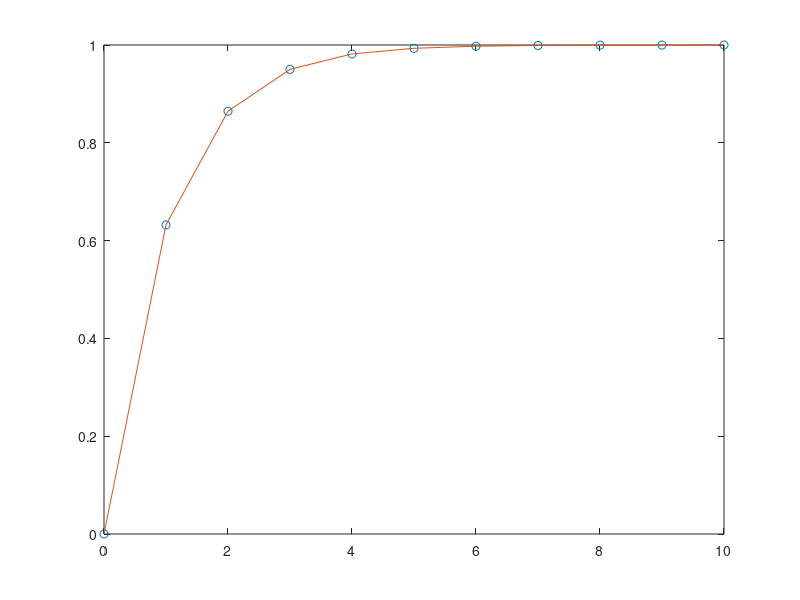

MATLAB code for this plot:
clear
clc
path = mfilename('fullpath');
full_path = [path '.txt'];
delete(full_path)
diary(full_path)

s = tf('s');
G = 1 / (s + 1);
Gd = c2d(G, 1); % zoh is the default conversion method for c2d!
t = 0 : 1 : 10;
y = step(Gd, t)
figure('visible','off');
plot(t, y, 'o', t, y);

print(path,'-dpng')
diary off